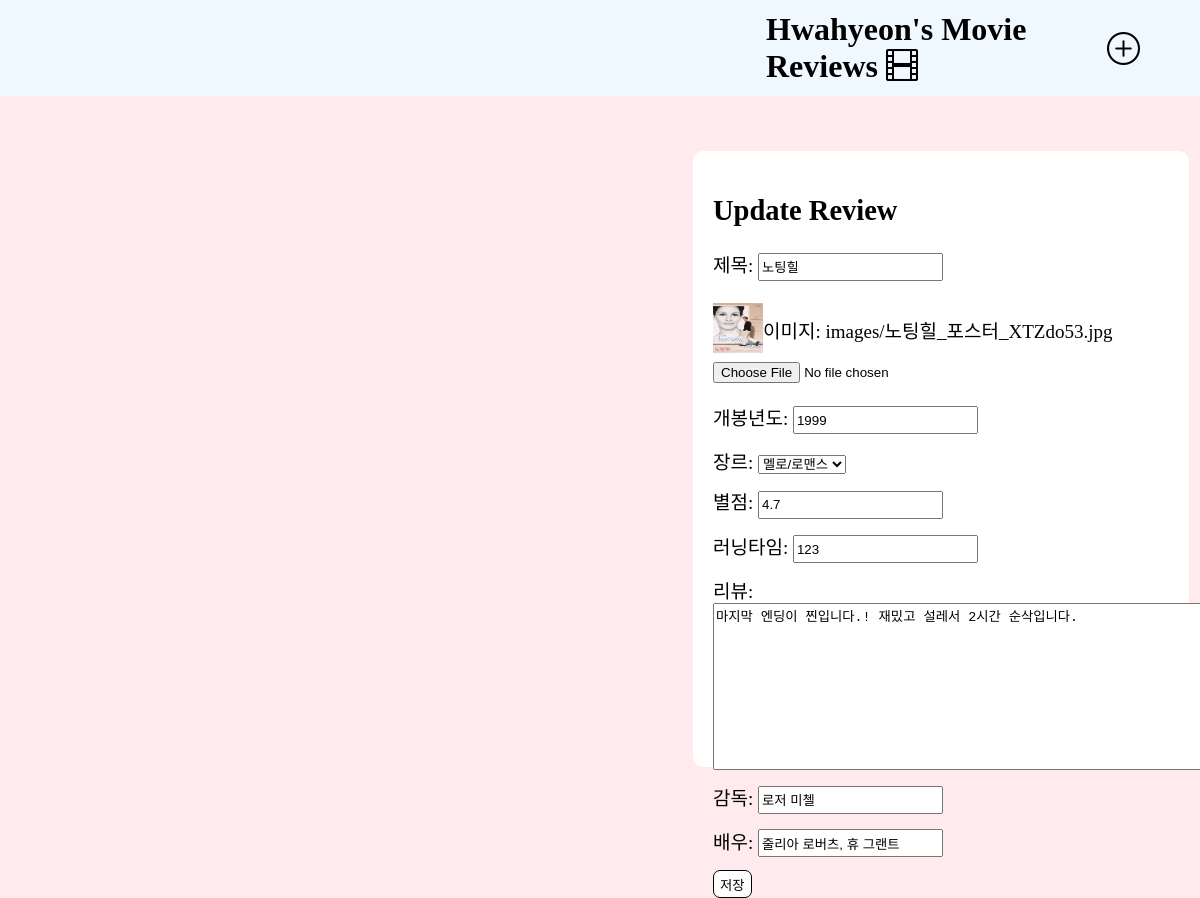
/reviews/26/update/, run on the app's committed database.
### reviews/models.py (models this page shows)
class Review(models.Model):
    title=models.CharField(max_length=30)
    image=models.ImageField(upload_to='images/', blank=True, null=True)
    year=models.CharField(max_length=5, null=True, blank=True)
    genre=models.CharField(max_length=10, choices=GENRE, default='로맨스')
    star=models.CharField(max_length=10, null=True, blank=True)
    time=models.CharField(max_length=10, null=True, blank=True)
    newreview=models.TextField(null=True, blank=True)
    director=models.CharField(max_length=10, null=True, blank=True)
    actor=models.CharField(max_length=50, null=True, blank=True)
    class Meta:
        ordering=['title','image','year','director','actor','genre','star','time','newreview']

### reviews/views.py (the view)
# urls.py: path('<int:pk>/update/', reviews_update),
def reviews_update(request, pk):
    review=Review.objects.get(id=pk)
    if request.method=="POST":
        form=GenreForm(request.POST, request.FILES, instance=review)
        if form.is_valid():
            if 'image' not in request.FILES:
                form.cleaned_data['image'] = review.image
            form.save()
            return redirect(f"/reviews/{pk}/")
    else:
        form = GenreForm(instance=review)
    context = {
        'review': review,
        'form': form
    }
    return render(request, 'reviews_update.html', context)

### reviews/forms.py
class GenreForm(forms.ModelForm):
    class Meta:
        model=Review
        fields = [
            'title',
            'image',
            'year',
            'genre',
            'star',
            'time',
            'newreview',
            'director',
            'actor'
        ]

### templates/reviews_update.html (shortened to what this page needs)
{% extends 'base.html' %}
{% block content %}
<div class="update_container">
    <h2>Update Review</h2>
    <form action="/reviews/{{ review.id }}/update/" method="post" enctype="multipart/form-data">
        제목: <input name="title" placeholder="제목" value="{{review.title}}"><br/>
        <div class="form-group">
            <label for="image"></label><br/>
            {% if review.image %}
            <div>
                <img src="{{ review.image.url }}" alt="Image" style="width: 50px; height:50px;">
                <p>이미지: {{ review.image.name }}</p>
            </div>
            {% else %}
                <p>이미지 없음</p>
            {% endif %}
            <input type="file" class="form-control-file" id="reviews-img" name="image">
        </div>
        <p>개봉년도: <input name="year" placeholder="개봉년도" value="{{review.year}}"><br/></p>
        <p>장르: {{ form.genre }}<br/></p>
        <p>별점: <input name="star" placeholder="별점" value="{{review.star}}"><br/></p>
        <p>러닝타임: <input name="time" placeholder="러닝타임" value="{{review.time}}"><br/></p>
        <p>리뷰: <textarea name="newreview" placeholder="리뷰" style="width: 502px; height: 167px;">{{review.newreview}}</textarea><br/></p>
        <p>감독: <input name="director" placeholder="감독" value="{{review.director}}"><br/></p>
        <p>배우: <input name="actor" placeholder="배우" value="{{review.actor}}"><br/></p>
        <div>
            <input type="submit" value="저장" class="update_save">
        </div>
    </form>
</div>
{% endblock %}

### reviews/static/css/reviews.css (style rules this page uses)
body { background-color: #ffebee; margin: 0; font-family: 'SUIT-Regular'; }
.update_container { background-color: white; width: 57vh; height: 72vh; margin: 55px 693px; font-size: 19px; padding: 20px 20px; border-radius: 10px; }
.create_container form input, .update_container form input { height:28px; }
.create_container p, .update_container p { margin: 13px 0px; }
.form-group div { display: flex; margin-bottom: 6px; }
.create_save, .update_save { background-color: white; border: 1px solid black; border-radius: 7px; }

### data on the page
Review: title "노팅힐", image (picture), image.name "images/노팅힐_포스터_XTZdo53.jpg", year "1999", genre "멜로/로맨스", star "4.7", time "123", newreview "마지막 엔딩이 찐입니다.! 재밌고 설레서 2시간 순삭입니다.", director "로저 미첼", actor "줄리아 로버츠, 휴 그랜트"
